Frame 1 (no input): blank canvas, image omitted
Frame 60 (no input): blank canvas, image omitted
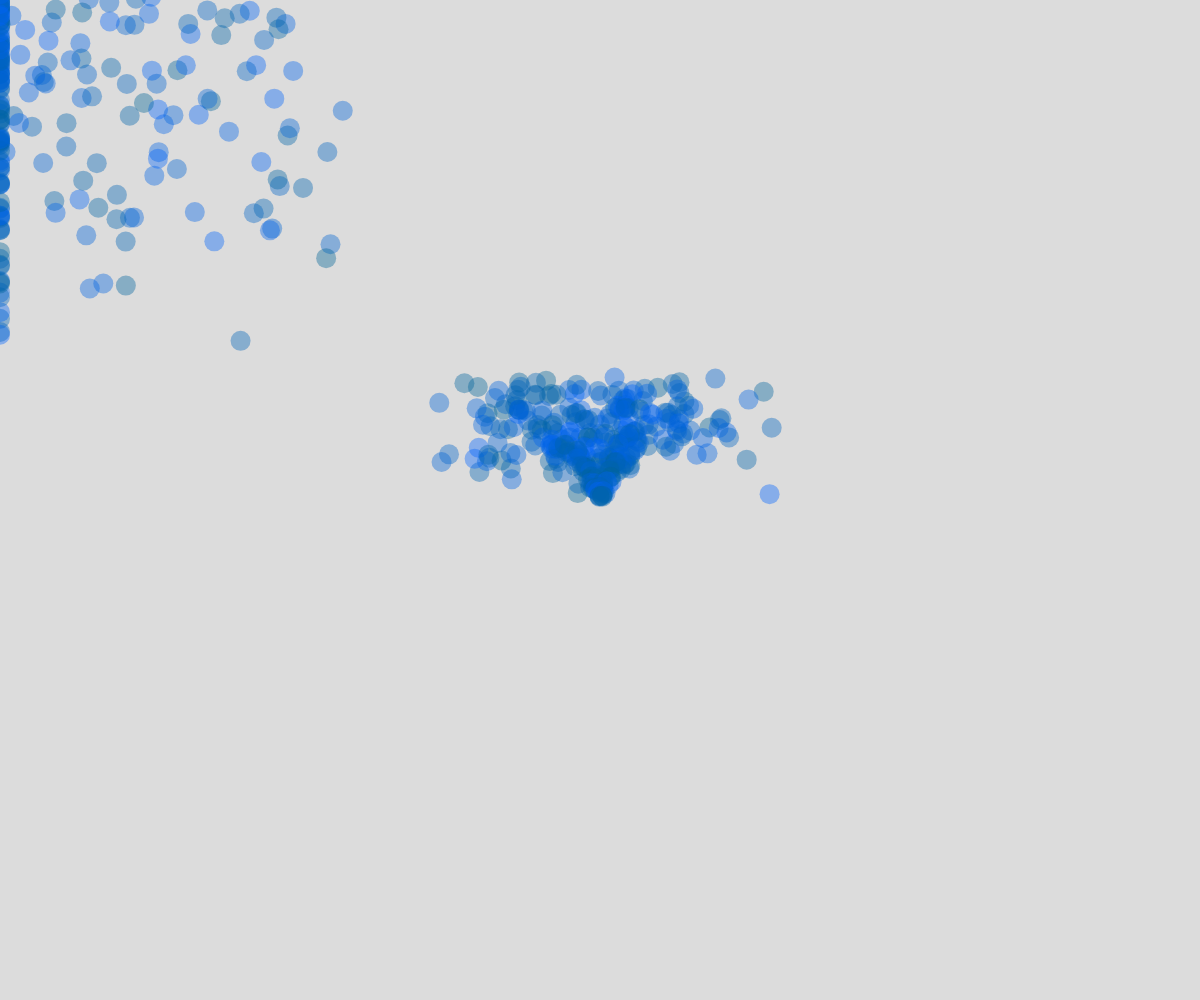
Frame 120 (the mouse pressed at the canvas centre since frame 60)

The p5.js sketch whose frames 1 and 60 were blank and that drew this single picture after the mouse press (run headless with seeded random() and noise() and a simulated clock; from frame 60 on, the mouse is pressed at the canvas centre):

// p5.js sketch
// ── sketch.js
// Working with forces
// Tanya
// 22 April, 2024
// Making a simple particle system(using vectors)

let particles = [];
let gravity;

function setup() {
  createCanvas(windowWidth, windowHeight);
  gravity = createVector(0, 0.1);
}

function draw() {
  background(220);
  for(let i = 0; i < 5; i++){
    particles.push(new Particle(mouseX, mouseY));
  }
  for(let i = 0; i < particles.length; i++){
    let p = particles[i];
    p.move();
    p.display();
    if(p.alive === false){
      particles.splice(i, 1);
      i--;
    }
  }
}

class Particle{
  constructor(x, y){
    this.position = createVector(x, y);
    this.size = 20;
    this.velocity = createVector(random(-3, 3), random(-5, -3));
    this.c = color(0, 100, random(150, 255), 100);
    this.alive = true;
  }

  move(){
    //Apply forces first(in this case - add gravity to velocity)
    this.velocity.add(gravity);
    //Apply velocity to position
    this.position.add(this.velocity);
    if(this.position.y > height){
      this.alive = false;
    }
    if(this.position.x < 0){
      this.position.x = 0;
      this.velocity.x *= 0;
    }
  }

  display(){
    fill(this.c); 
    noStroke();
    push();
    translate(this.position.x, this.position.y);
    circle(0,0, this.size);
    pop();
  }
}
